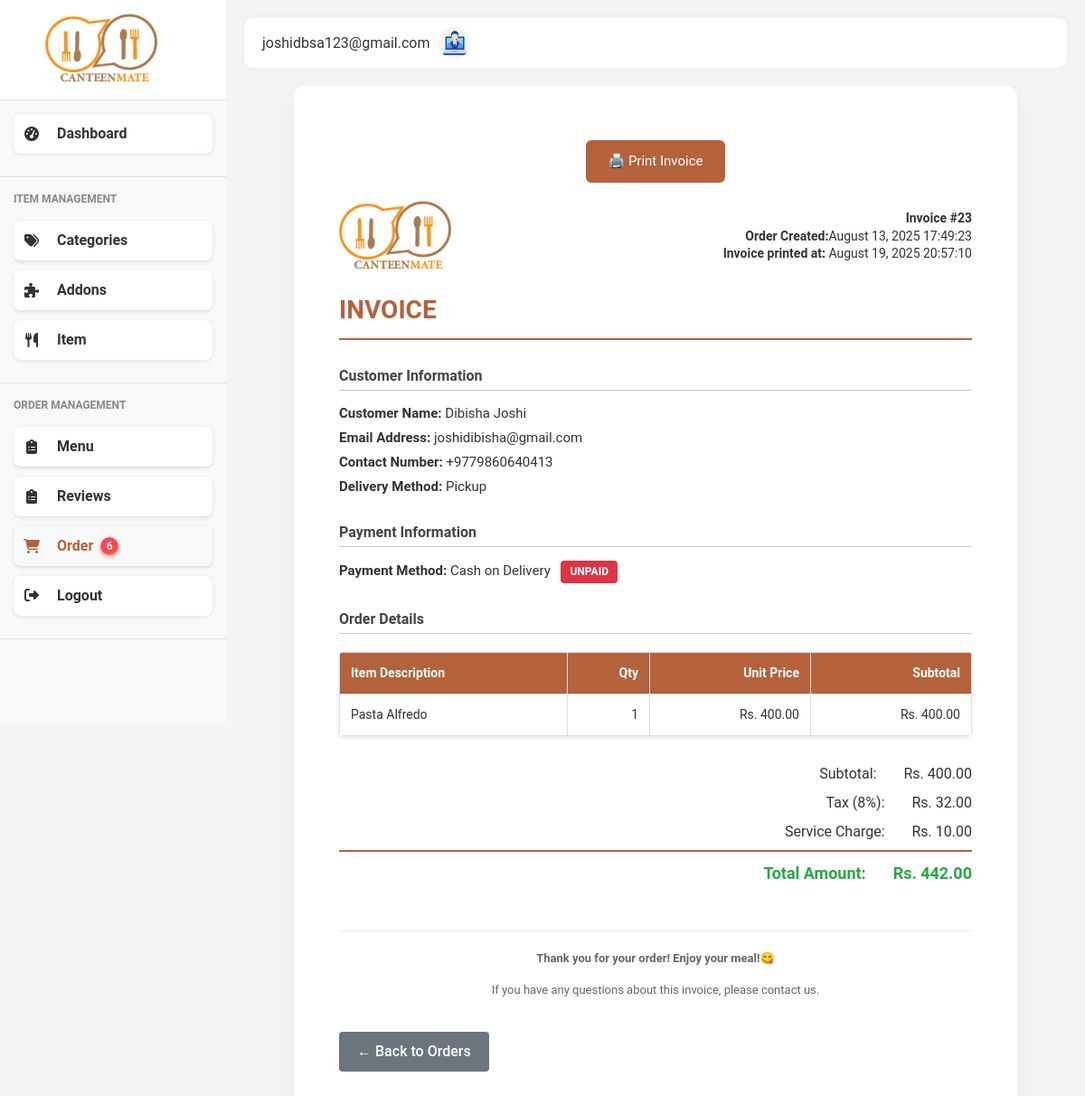
The app's page /admin/orders/23/invoice (signed in), older data.
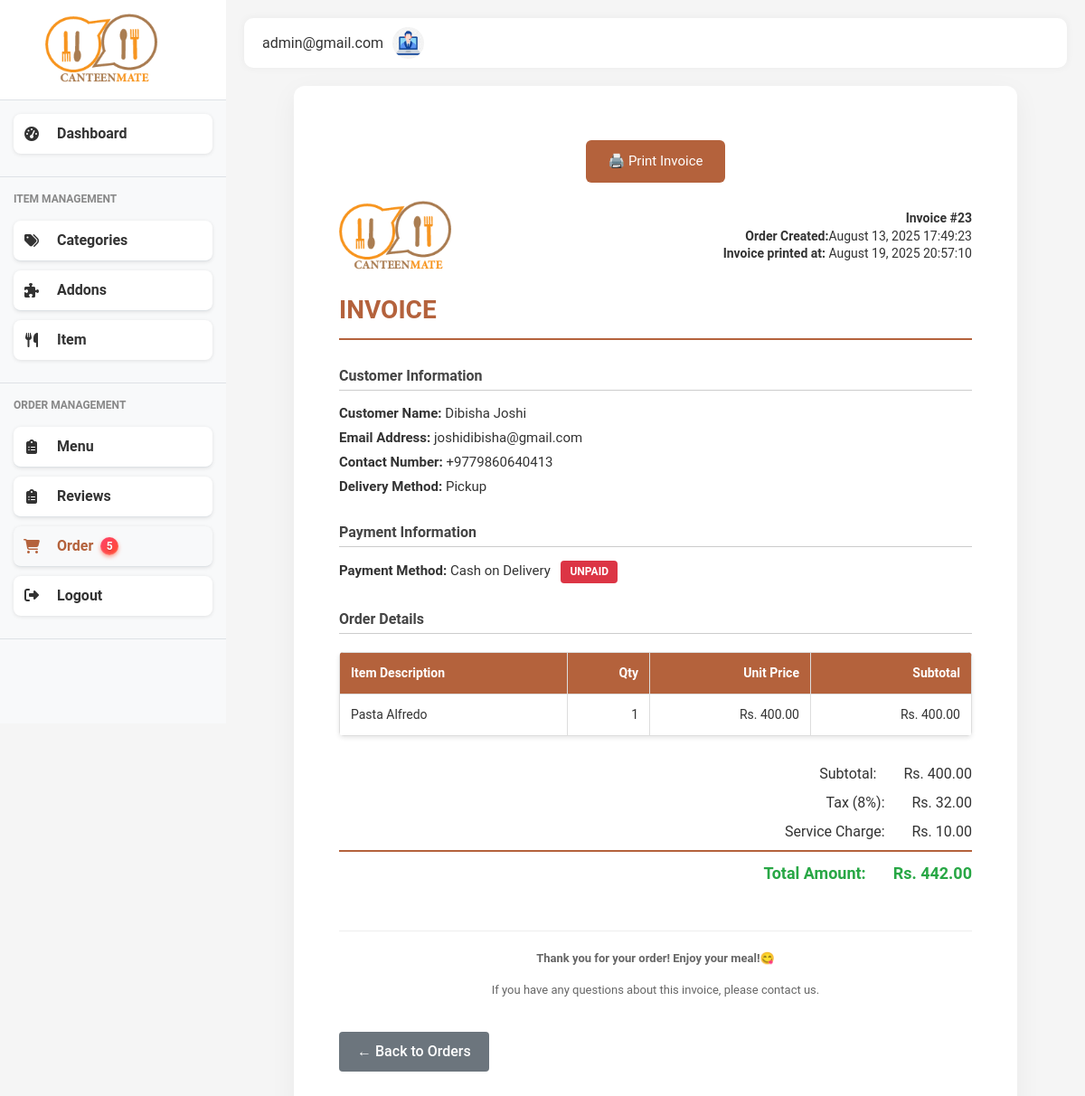
The same page, newer data.
### models.py (models this page shows, shortened)
class User(db.Model):
    id = db.Column(db.Integer, primary_key=True)
    fullname = db.Column(db.String(100), nullable=False)
    email = db.Column(db.String(100), unique=True, nullable=False)
    password = db.Column(db.String(200), nullable=False)
    role = db.Column(db.String(20), nullable=False)
    phone = db.Column(db.String(10))
    created_at = db.Column(db.DateTime, server_default=db.func.now())

### main.py (the view)
@app.route('/admin/orders/<int:order_id>/invoice')
@login_required
def admin_order_invoice(order_id):
    user_id = session.get('user_id')
    user = User.query.get(user_id)
    order = Order.query.get_or_404(order_id)
    customer = User.query.get(order.user_id)
    nepal_tz = timezone('Asia/Kathmandu')
    printed_at = datetime.now(nepal_tz)
    return render_template('admin/order_invoice.html', user=user,active_page='admin_orders',printed_at=printed_at, order=order, customer=customer)

### main.py (called while the page is built)
def login_required(view):
    @functools.wraps(view)
    def wrapped_view(**kwargs):
        if 'user_id' not in session:
            flash('Please log in to access this page', 'warning')
            return redirect(url_for('login'))
        return view(**kwargs)
    return wrapped_view

@app.context_processor
def inject_new_orders_count():
    count = Order.query.filter_by(status='pending').count()
    print(count)
    return dict(new_orders_count=count)

### templates/admin/order_invoice.html (shortened to what this page needs)
{% extends "admin/admin_base.html" %}
 {% block content %}
<div class="invoice-container">
  <button class="print-btn" onclick="window.print()">🖨️ Print Invoice</button>
  <div class="logo">
    <img
      src="{{ url_for('static', filename='img/logo.png') }}"
      alt="Company Logo"
    />
    <div class="company-info">
      <strong>Invoice #{{ order.id }}</strong><br />
      <strong>Order Created:</strong>{{ order.created_at.strftime('%B %d, %Y')}} {{ order.created_at.strftime('%H:%M:%S') }}<br />
      <strong>Invoice printed at:</strong> {{ printed_at.strftime('%B %d, %Y') }} {{ printed_at.strftime('%H:%M:%S') }}
    </div>
  </div>
  <div class="invoice-title">INVOICE</div>
  <div class="section no-page-break">
    <h3>Customer Information</h3>
    <div class="info">
      <p><strong>Customer Name:</strong> {{ customer.fullname }}</p>
      <p><strong>Email Address:</strong> {{ order.email }}</p>
      <p><strong>Contact Number:</strong> {{ order.contact }}</p>
      {% if order.delivery == 'home' %}
      <p>
        <strong>Delivery Address:</strong> {{ order.building }}, Floor {{
        order.floor }}
      </p>
      {% else %}
      <p><strong>Delivery Method:</strong> Pickup</p>
      {% endif %}
    </div>
  </div>
<div class="section no-page-break">
  <h3>Payment Information</h3>
  <div class="info">
    <p>
      <strong>Payment Method:</strong>
      {% if order.payment == 'cash' %}
        Cash on Delivery
        <span class="status-badge unpaid">UNPAID</span>
      {% elif order.payment == 'card' %}
        Credit/Debit Card
        <span class="status-badge paid">PAID</span>
      {% else %}
        Other Payment Method
      {% endif %}
    </p>
  </div>
</div>
  <div class="section">
    <h3>Order Details</h3>
    <table>
      <thead>
        <tr>
          <th style="text-align: left">Item Description</th>
          <th style="text-align: right">Qty</th>
          <th style="text-align: right">Unit Price</th>
          <th style="text-align: right">Subtotal</th>
        </tr>
      </thead>
      <tbody>
        {% for item in order.items %}
        <tr>
          <td>{{ item.name }}</td>
          <td>{{ item.quantity }}</td>
          <td>Rs. {{ '%.2f'|format(item.price) }}</td>
          <td>Rs. {{ '%.2f'|format(item.quantity * item.price) }}</td>
        </tr>
         {% endfor %}
      </tbody>
    </table>
    <div class="total-section">
     {% set ns = namespace(subtotal=0) %}
  {% for item in order.items %}
    {% set nsp = namespace(addons_price = 0) %}
    {% if item.order_addons and item.order_addons|length > 0 %}
      {% for addon in item.order_addons %}
        {% set nsp.addons_price = nsp.addons_price + (addon.price|float) %}
      {% endfor %}
    {% endif %}
    {% set item_unit_price = (item.price|float) + nsp.addons_price %}
    {% set item_total = item_unit_price * (item.quantity|int) %}
    {% set ns.subtotal = ns.subtotal + item_total %}
  {% endfor %}
{% set tax = ns.subtotal * 0.08 %}
    {% set service_charge = 10 %}
    {% set total = ns.subtotal + tax + service_charge %}
      <div class="total-line">
        <span class="total-label">Subtotal:</span>
        <span>Rs. {{'%.2f'|format(ns.subtotal) }}</span>
      </div>
      <div class="total-line">
        <span class="total-label">Tax (8%):</span>
        <span>Rs. {{ '%.2f'|format(tax) }}</span>
      </div>
      <div class="total-line">
        <span class="total-label">Service Charge:</span>
        <span>Rs. {{ '%.2f'|format(service_charge) }}</span>
      </div>
      <div class="total-line final">
        <span class="total-label">Total Amount:</span>
        <span>Rs. {{ '%.2f'|format(total) }}</span>
      </div>
    </div>
  </div>
  <div class="footer no-page-break">
    <p><strong>Thank you for your order! Enjoy your meal!😋</strong></p>
    <p>If you have any questions about this invoice, please contact us.</p>
  </div>
  <a
    href="{{ url_for('admin_order_view', order_id=order.id) }}"
    class="btn-secondary"
    >← Back to Orders</a
  >
</div>
{% endblock %}

### templates/admin/admin_base.html (shortened to what this page needs)
<!DOCTYPE html>
<html lang="en">
<head>
    <link href="https://cdnjs.cloudflare.com/ajax/libs/bootstrap/5.3.0/css/bootstrap.min.css" rel="stylesheet">
    <link href="https://cdnjs.cloudflare.com/ajax/libs/font-awesome/6.4.0/css/all.min.css" rel="stylesheet">
    <link href="{{ url_for('static', filename='css/style.css') }}" rel="stylesheet">
    <link href="{{ url_for('static', filename='css/admin_styles.css') }}" rel="stylesheet">
    <link href="{{ url_for('static', filename='css/content-page.css') }}" rel="stylesheet">
</head>
<body>
    <div class="d-flex">
    <div class="sidebar">
        <div class="brand">
            <img src="{{ url_for('static', filename='img/logo.png') }}" href={{ url_for('dashboard')}} alt="Canteen Logo">
        </div>
        <nav>
            <div class="menu-section">
                <a href="{{ url_for('dashboard')}}" class="menu-item {% if active_page == 'dashboard' %}active{% endif %}">
                    <i class="fas fa-tachometer-alt"></i>
                    Dashboard
                </a>
            </div>
            <div class="menu-section">
                <div class="menu-title">ITEM MANAGEMENT</div>
                <a href="{{ url_for('categories') }}" class="menu-item {% if active_page == 'categories' %}active{% endif %}">
                    <i class="fas fa-tags"></i>
                    Categories
                </a>
                <a href="{{ url_for('addons')}}" class="menu-item {% if active_page == 'addons' %}active{% endif %}">
                    <i class="fas fa-puzzle-piece"></i>
                    Addons
                </a>
                <a href="{{ url_for('items')}}" class="menu-item  {% if active_page == 'items' %}active{% endif %}">
                    <i class="fas fa-utensils"></i>
                    Item
                </a>
            </div>
            <div class="menu-section">
                <div class="menu-title">ORDER MANAGEMENT</div>
                <a href="{{ url_for('menu') }}" class="menu-item  {% if active_page == 'menu' %}active{% endif %}">
                    <i class="fas fa-clipboard-list"></i>
                    Menu
                </a>
                <a href="{{ url_for('admin_reviews') }}" class="menu-item  {% if active_page == 'reviews' %}active{% endif %}">
                    <i class="fas fa-clipboard-list"></i>
                    Reviews
                </a>
               <a href="{{ url_for('admin_orders') }}" class="menu-item {% if active_page == 'admin_orders' %}active{% endif %}">
                <i class="fas fa-shopping-cart"></i>
                Order
                {% if new_orders_count > 0 %}
                <span class="order_badge">{{ new_orders_count }}</span>
                {% endif %}
            </a>
                <a href="{{ url_for('logout') }}" class="menu-item {% if active_page == 'logout' %}active{% endif %}">
                    <div class="menu-icon"><i class="fas fa-sign-out-alt"></i></div>
                    <div class="menu-text">Logout</div>
                </a>
            </div>
        </nav>
    </div>
    <div class="content-wrapper">
        <div class="top-navbar">
            <div class="d-flex align-items-center">
                <div class="user-profile">
                    <div class="user-info">
                        <div class="user-email">{{ user.email }}</div>
                    </div>
                    <img src="{{ url_for('static', filename='img/admin.jpg') }}" alt="User Avatar">
                </div>
            </div>
        </div>
    {% block content %}{% endblock %}
</body>
</html>

Row changes from the older to the newer data that the page shows:
changed User: email "joshidbsa123@gmail.com" → "admin@gmail.com"
Text that changed along with them:
{{ new_orders_count }}: "6" → "5"
